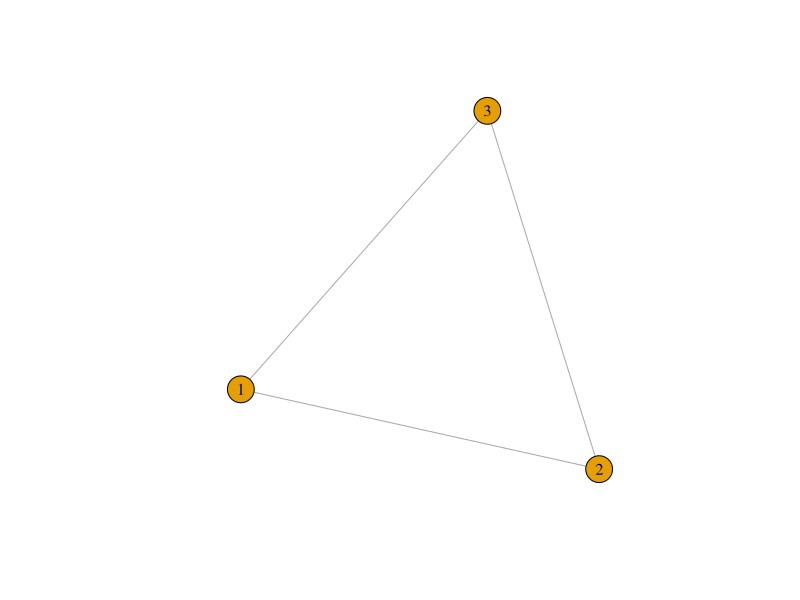
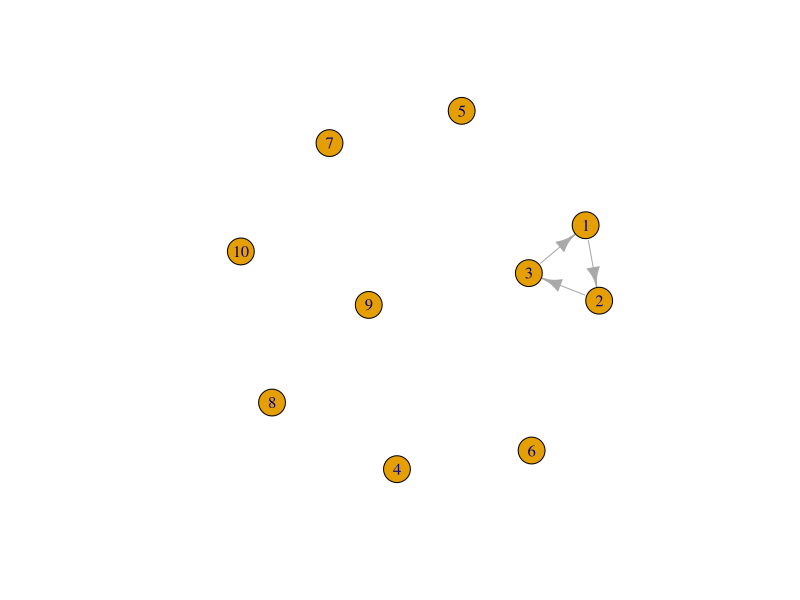
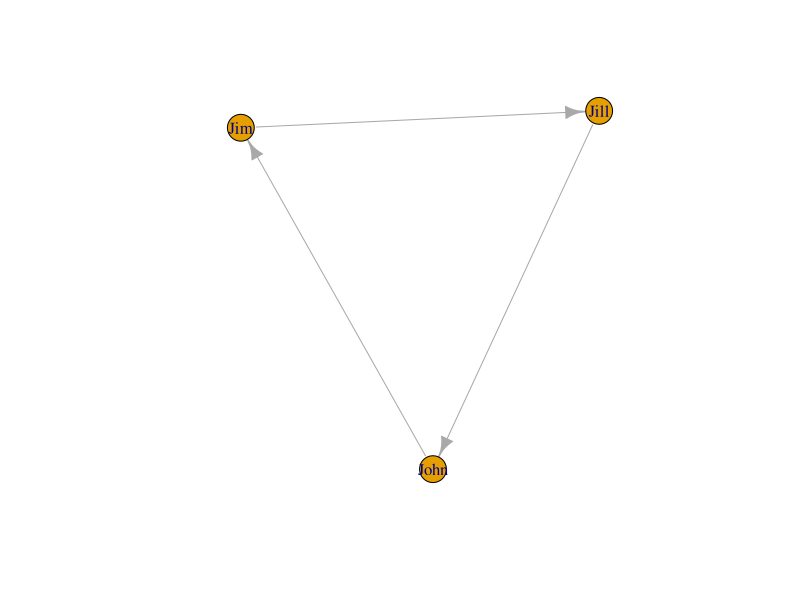
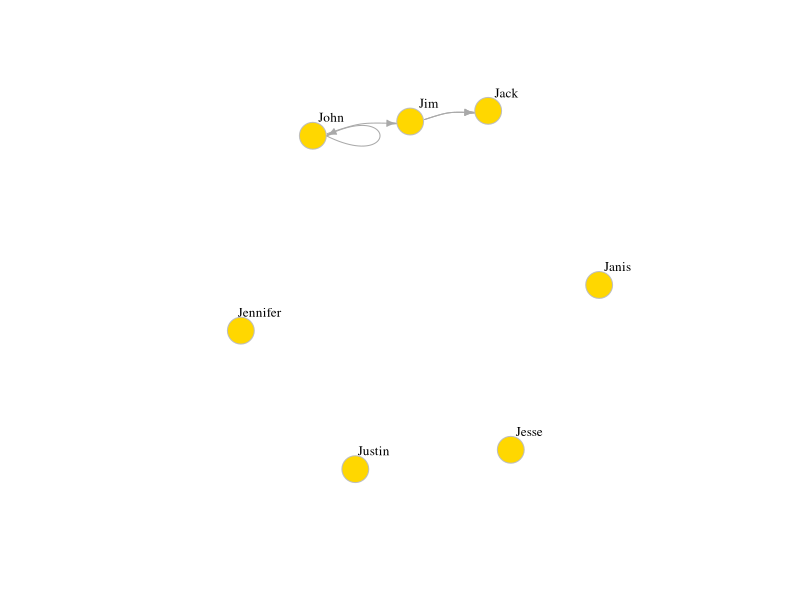
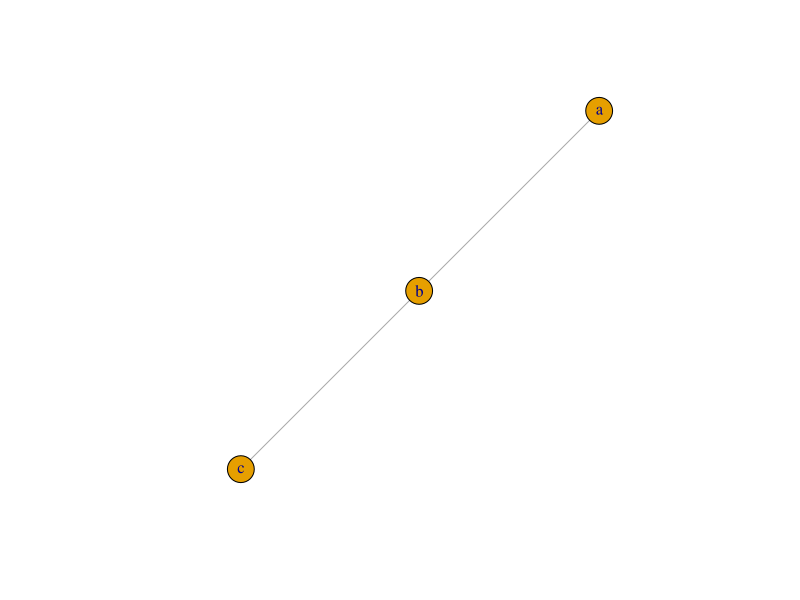
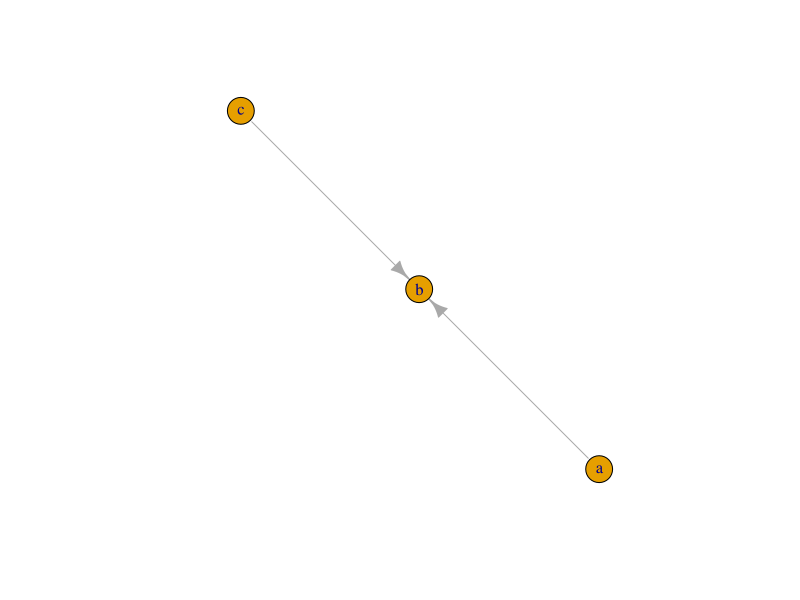
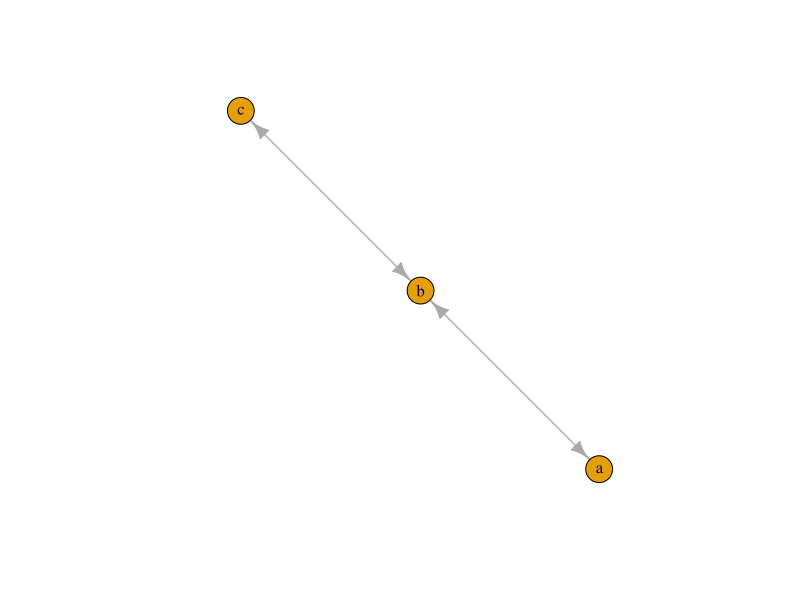
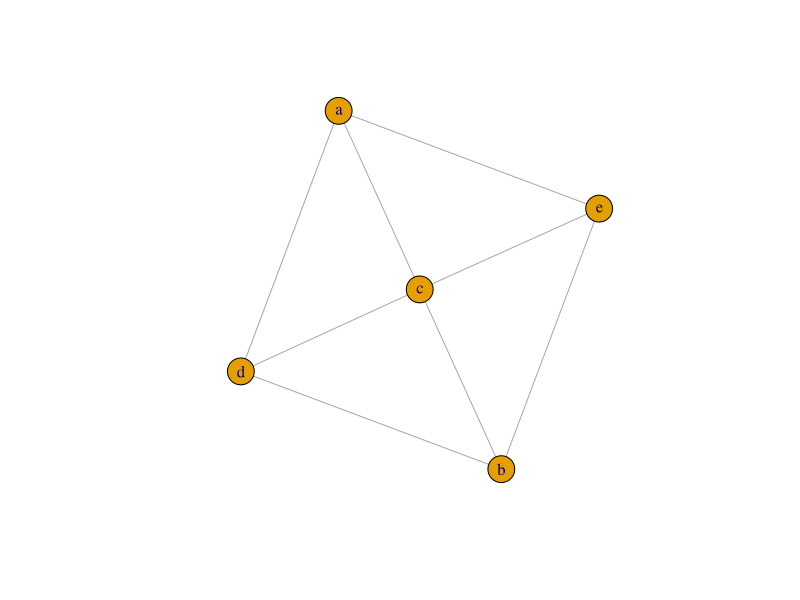

Write R code to recreate these figures, in order.
library(igraph)
#rm(list = ls()) # Remove all the objects we created so far.

g1 <- graph( edges=c(1,2, 2,3, 3, 1), n=3, directed=F ) 

plot(g1) # A simple plot of the network - we'll talk more about plots later
class(g1)
g1
g2 <- graph( edges=c(1,2, 2,3, 3, 1), n=10 )

plot(g2)  
g2
g3 <- graph( c("John", "Jim", "Jim", "Jill", "Jill", "John")) # named vertices

# When the edge list has vertex names, the number of nodes is not needed

plot(g3)
g3
g4 <- graph( c("John", "Jim", "Jim", "Jack", "Jim", "Jack", "John", "John"), 
             
             isolates=c("Jesse", "Janis", "Jennifer", "Justin") )  

# In named graphs we can specify isolates by providing a list of their names.



plot(g4, edge.arrow.size=.5, vertex.color="gold", vertex.size=15, 
     
     vertex.frame.color="gray", vertex.label.color="black", 
     
     vertex.label.cex=0.8, vertex.label.dist=2, edge.curved=0.2) 
plot(graph_from_literal(a---b, b---c)) # the number of dashes doesn't matter
plot(graph_from_literal(a--+b, b+--c))
plot(graph_from_literal(a+-+b, b+-+c)) 
plot(graph_from_literal(a:b:c---c:d:e))
gl <- graph_from_literal(a-b-c-d-e-f, a-g-h-b, h-e:f:i, j)

plot(gl)
E(g4) # The edges of the object
V(g4) # The vertices of the object

g4[]
g4[1,] 
V(g4)$name # automatically generated when we created the network.
V(g4)$gender <- c("male", "male", "male", "male", "female", "female", "male")

E(g4)$type <- "email" # Edge attribute, assign "email" to all edges

E(g4)$weight <- 10    # Edge weight, setting all existing edges to 10
edge_attr(g4)
vertex_attr(g4)
graph_attr(g4)
#ou
g4 <- set_graph_attr(g4, "name", "Email Network")

g4 <- set_graph_attr(g4, "something", "A thing")



graph_attr_names(g4)
graph_attr(g4, "name")
graph_attr(g4)
g4 <- delete_graph_attr(g4, "something")

graph_attr(g4)
plot(g4, edge.arrow.size=.5, vertex.label.color="black", vertex.label.dist=1.5,
     
     vertex.color=c( "pink", "skyblue")[1+(V(g4)$gender=="male")] ) 
